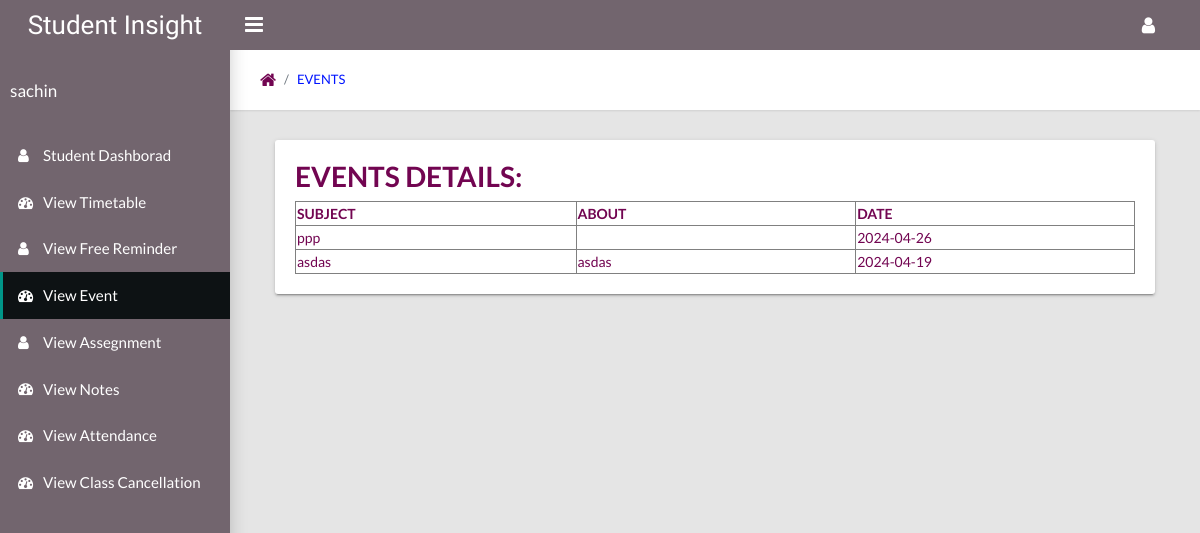
/viewevents.php (signed in), run on the app's committed database.
### tables this page shows
CREATE TABLE `event` (
  `eid` int(10) NOT NULL,
  `subject` varchar(30) NOT NULL,
  `about` varchar(150) NOT NULL,
  `date` varchar(30) NOT NULL
);

### viewevents.php (the view, shortened to what this page needs)
<!DOCTYPE html>
<html lang="en">
  <head>
    <link rel="stylesheet" type="text/css" href="css/main.css">
    <link rel="stylesheet" type="text/css" href="https://maxcdn.bootstrapcdn.com/font-awesome/4.7.0/css/font-awesome.min.css">
  </head>
  <body class="app sidebar-mini">
    <header class="app-header"><a class="app-header__logo" href="#">Student Insight</a>
      <a class="app-sidebar__toggle" href="#" data-toggle="sidebar"></a>
      <ul class="app-nav">
        <li class="dropdown"><a class="app-nav__item" href="#" data-toggle="dropdown"><i class="fa fa-user fa-lg"></i></a>
        </li>
      </ul>
    </header>
    <aside class="app-sidebar">
      <div class="app-sidebar__user">
        <div>
          <p class="app-sidebar__user-name"><?php echo $_SESSION['username']; ?></p>
        </div>
      </div>
      <ul class="app-menu">
        <li><a class="app-menu__item " href="studentdashboard.php"><i class="app-menu__icon fa fa-user"></i><span class="app-menu__label">Student Dashborad</span></a></li>
         <li><a class="app-menu__item " href="ViewTimetable.php"><i class="app-menu__icon fa fa-dashboard"></i><span class="app-menu__label">View Timetable</span></a></li>
         <li><a class="app-menu__item " href="viewFeeReminder.php"><i class="app-menu__icon fa fa-user"></i><span class="app-menu__label">View Free Reminder</span></a></li>
         <li><a class="app-menu__item active" href="viewevents.php"><i class="app-menu__icon fa fa-dashboard"></i><span class="app-menu__label">View Event</span></a></li>
         <li><a class="app-menu__item " href="ViewAssegnment.php"><i class="app-menu__icon fa fa-user"></i><span class="app-menu__label">View Assegnment</span></a></li>
         <li><a class="app-menu__item " href="ViewNotes.php"><i class="app-menu__icon fa fa-dashboard"></i><span class="app-menu__label">View Notes</span></a></li>
         <li><a class="app-menu__item " href="ViewAttendance.php"><i class="app-menu__icon fa fa-dashboard"></i><span class="app-menu__label">View Attendance</span></a></li>
         <li><a class="app-menu__item " href="viewCls_Cancellation.php"><i class="app-menu__icon fa fa-dashboard"></i><span class="app-menu__label">View Class Cancellation</span></a></li>
      </ul>
    </aside>
    <main class="app-content">
      <div class="app-title">
      <?php
$query="SELECT * FROM event ";
$mysql_hostname = "localhost";
$mysql_user     = "root";
$mysql_password = "";
$mysql_database = "student_insight";
$con = mysqli_connect($mysql_hostname, $mysql_user, $mysql_password,$mysql_database);
$result = mysqli_query($con,$query);
?>
        <ul class="app-breadcrumb breadcrumb">
          <li class="breadcrumb-item"><i class="fa fa-home fa-lg"></i></li>
          <li class="breadcrumb-item"><a href="">EVENTS</a></li>
        </ul>
      </div>
<div class="container">
    <div class="row">
    <div class="col-md-12">
    <div class="tile">
    <?php if(isset($result)): ?>
        <h2>EVENTS DETAILS:</h2>
        <table border="1">
            <thead>
                <tr>
                    <th width="300px">SUBJECT</th>
                    <th width="300px">ABOUT</th>
                    <th width="300px">DATE</th>
                </tr>
            </thead>
            <tbody>
    <?php
    while ($data = mysqli_fetch_array($result)) {
        ?>
        <tr>
            <td><?php echo $data['subject']; ?></td>
            <td><?php echo $data['about']; ?></td>
            <td><?php echo $data['date']; ?></td>
        </tr>
        <?php
    }
    ?>
</tbody>
        </table>
    <?php endif; ?>
  </div>
        </div>
    </div>
</div>
    </main>
  </body>
</html>

### data on the page
event: subject "ppp", date "2024-04-26"
event: subject "asdas", about "asdas", date "2024-04-19"

### other printed values
$_SESSION['username'] "sachin"
